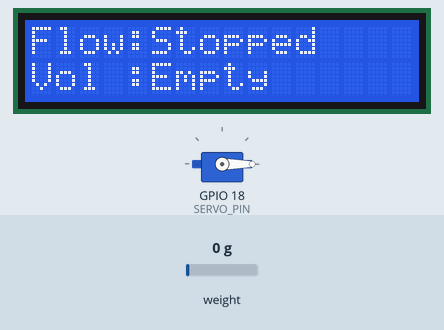
A sketch run on a simulated ESP32. Parts: 16×2 character LCD, servo. The test bench sets the inputs (shaded band); at power-on: weight on the scale 0 g. WiFi joins after 1.5 s; servers stay silent unless stated; uploads are accepted with an empty reply; what the sketch prints to the serial monitor is not drawn.

Above: at 13.5 s.
13.6 s: weight on the scale set to 2 g
At 18.9 s:
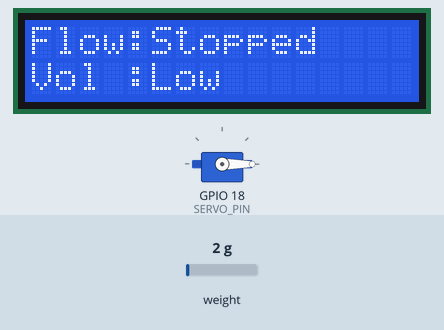
19.5 s: weight on the scale set to 1250 g
At 23.9 s:
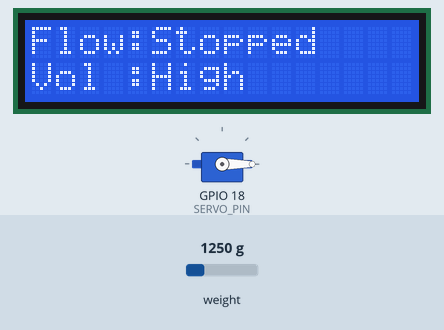
24.5 s: weight on the scale set to 206 g
At 29.0 s:
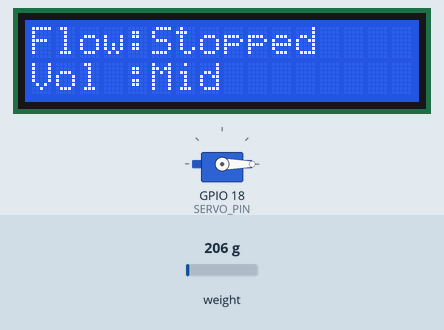
29.5 s: weight on the scale set to 100 g
At 34.0 s:
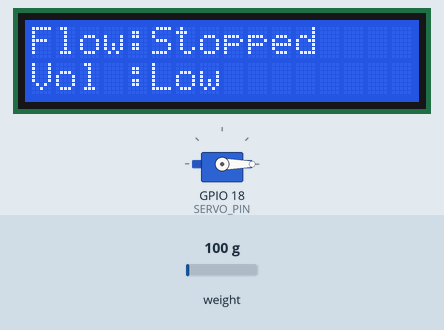
34.5 s: weight on the scale set to 2500 g
At 39.0 s:
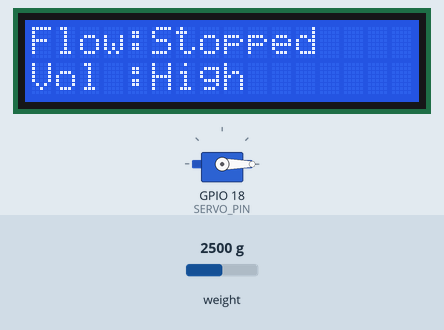
Timing chart, 0 to 40.5 s (numbered marks = the images above; inputs shaded):
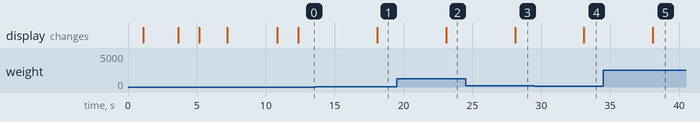

The sketch:

esp32_monitor.ino
```cpp
/*
 ╔══════════════════════════════════════════════════════════╗
 ║  IV DRIP MONITORING SYSTEM — ESP32 Firmware              ║
 ║  File: esp32_monitor.ino                                 ║
 ║                                                          ║
 ║  Hardware:                                               ║
 ║    - ESP32 DevKit v1 (or equivalent)                     ║
 ║    - HX711 Load Cell Amplifier + 1kg load cell           ║
 ║    - SG90 Servo Motor (clamp actuator)                   ║
 ║    - 16x2 I2C LCD Display (PCF8574 backpack)             ║
 ║                                                          ║
 ║  Libraries (install via Arduino Library Manager):        ║
 ║    - ArduinoJson  (Benoit Blanchon)                      ║
 ║    - HX711 Arduino Library (bogde)                       ║
 ║    - ESP32Servo                                          ║
 ║    - LiquidCrystal_I2C (Frank de Brabander)              ║
 ║                                                          ║
 ║  LCD Wiring (I2C):                                       ║
 ║    VCC  → 3.3V or 5V                                     ║
 ║    GND  → GND                                            ║
 ║    SDA  → GPIO 21  (ESP32 default I2C SDA)               ║
 ║    SCL  → GPIO 22  (ESP32 default I2C SCL)               ║
 ║                                                          ║
 ║  Flash:                                                  ║
 ║    Tools > Board > "ESP32 Dev Module"                    ║
 ║    Upload Speed: 115200                                  ║
 ╚══════════════════════════════════════════════════════════╝
*/

#include <WiFi.h>
#include <HTTPClient.h>
#include <ArduinoJson.h>
#include <HX711.h>
#include <ESP32Servo.h>
#include <Wire.h>
#include <LiquidCrystal_I2C.h>

// ── CONFIGURATION ─────────────────────────────────────────
// Update these before flashing!

const char* WIFI_SSID     = "YOUR_WIFI_SSID";
const char* WIFI_PASSWORD = "YOUR_WIFI_PASSWORD";

// Backend server IP — run `ipconfig` or `ifconfig` on your PC
const char* SERVER_IP     = "192.168.1.100";
const int   SERVER_PORT   = 5000;

// This ESP32's assigned patient ID in the database
const int   PATIENT_ID    = 1;
const char* DEVICE_ID     = "ESP32-001";

// ── BOTTLE CAPACITY ────────────────────────────────────────
// Fetched automatically from the backend at startup based on PATIENT_ID.
// Falls back to this default if the fetch fails (no WiFi, server down, etc.)
float MAX_WEIGHT_G = 500.0;  // runtime value — updated by fetchPatientConfig()

// ── PIN DEFINITIONS ────────────────────────────────────────
#define HX711_DATA_PIN   4    // DT pin of HX711
#define HX711_CLOCK_PIN  5    // SCK pin of HX711
#define SERVO_PIN        18   // Servo signal wire
// LCD I2C uses default ESP32 I2C pins: SDA=21, SCL=22

// ── LCD SETUP ──────────────────────────────────────────────
// Common I2C addresses: 0x27 or 0x3F
// If display is blank, try 0x3F
LiquidCrystal_I2C lcd(0x27, 16, 2);

// ── CALIBRATION ────────────────────────────────────────────
const float CALIBRATION_FACTOR = 420.0;  // adjust per your load cell

// ── TIMING ────────────────────────────────────────────────
const unsigned long POST_INTERVAL_MS = 5000;  // POST every 5 seconds
unsigned long lastPostTime = 0;

// ── OBJECTS ───────────────────────────────────────────────
HX711  scale;
Servo  clampServo;

// ── SERVO POSITIONS ───────────────────────────────────────
const int SERVO_OPEN_DEG   = 90;   // Flow allowed (clamp open)
const int SERVO_CLOSED_DEG = 0;    // Flow stopped (clamp closed)
String    currentServoState = "STOP";

// ── HELPERS ───────────────────────────────────────────────
String buildUrl(const char* path) {
  String url = "http://";
  url += SERVER_IP;
  url += ":";
  url += SERVER_PORT;
  url += path;
  return url;
}

// ── VOLUME LABEL ──────────────────────────────────────────
/**
 * Returns volume status label based on percentage:
 *   > 65%       → "High"
 *   > 35%–65%   → "Mid"
 *   1%–35%      → "Low"
 *   0%          → "Empty"
 */
String getVolumeLabel(float weightGrams) {
  float pct = (weightGrams / MAX_WEIGHT_G) * 100.0;
  if (pct <= 0.0)  return "Empty";
  if (pct <= 35.0) return "Low";
  if (pct <= 65.0) return "Mid";
  return "High";
}

// ── LCD UPDATE ────────────────────────────────────────────
/**
 * Line 0: Flow: Flowing  (or Stopped)
 * Line 1: Vol : High     (or Mid / Low / Empty)
 */
void updateLCD(float weightGrams) {
  // Determine flow status
  // Flow is "Stopped" if servo is closed OR bottle is empty
  bool bottleEmpty = (weightGrams <= 0.0);
  bool flowStopped = (currentServoState != "FLOW") || bottleEmpty;

  String flowLabel   = flowStopped ? "Stopped " : "Flowing ";
  String volumeLabel = getVolumeLabel(weightGrams);

  // Pad volume label to 5 chars so display stays clean
  while (volumeLabel.length() < 5) volumeLabel += " ";

  // ── Row 0: Flow status ──
  lcd.setCursor(0, 0);
  lcd.print("Flow:");
  lcd.print(flowLabel);   // "Flowing " or "Stopped "

  // ── Row 1: Volume status ──
  lcd.setCursor(0, 1);
  lcd.print("Vol :");
  lcd.print(volumeLabel);

  // Debug to serial
  Serial.print("[LCD] Flow=");
  Serial.print(flowLabel);
  Serial.print(" | Vol=");
  Serial.println(volumeLabel);
}

// ── SERVO STATE SETTER ────────────────────────────────────
void setServoState(const String& state) {
  if (state == currentServoState) return;  // no change, skip

  if (state == "FLOW") {
    clampServo.write(SERVO_OPEN_DEG);
    Serial.println("[Servo] → OPEN (FLOW)");
  } else {
    clampServo.write(SERVO_CLOSED_DEG);
    Serial.println("[Servo] → CLOSED (STOP)");
  }
  currentServoState = state;
}

// ── FETCH PATIENT CONFIG FROM BACKEND ─────────────────────
/**
 * Calls GET /api/patient/<PATIENT_ID> and reads the bottle_volume_ml field.
 * Your Flask route should return something like:
 *   { "patient_id": 1, "name": "John", "bottle_volume_ml": 1000, ... }
 *
 * bottle_volume_ml is treated as grams (1 ml saline ≈ 1 g).
 * Updates MAX_WEIGHT_G in place. Retries up to MAX_RETRIES times.
 */
void fetchPatientConfig() {
  const int MAX_RETRIES = 3;

  lcd.setCursor(0, 0);
  lcd.print("Fetching config ");
  lcd.setCursor(0, 1);
  lcd.print("from server...  ");

  for (int attempt = 1; attempt <= MAX_RETRIES; attempt++) {
    Serial.print("[Config] Fetching patient config, attempt ");
    Serial.println(attempt);

    HTTPClient http;
    String url = buildUrl("/api/patient/");
    url += PATIENT_ID;
    http.begin(url);
    http.addHeader("Content-Type", "application/json");

    int httpCode = http.GET();

    if (httpCode == HTTP_CODE_OK) {
      String response = http.getString();

      StaticJsonDocument<512> doc;
      DeserializationError err = deserializeJson(doc, response);

      if (!err && doc.containsKey("bottle_volume_ml")) {
        float volumeMl = doc["bottle_volume_ml"].as<float>();
        if (volumeMl > 0) {
          MAX_WEIGHT_G = volumeMl;  // 1 ml ≈ 1 g for saline/water
          Serial.print("[Config] MAX_WEIGHT_G set to ");
          Serial.print(MAX_WEIGHT_G, 0);
          Serial.println(" g from server.");

          lcd.setCursor(0, 0);
          lcd.print("Bottle size set!");
          lcd.setCursor(0, 1);
          lcd.print((int)MAX_WEIGHT_G);
          lcd.print("ml            ");
          delay(1500);

          http.end();
          return;  // success — exit early
        }
      } else {
        Serial.println("[Config] JSON parse error or missing 'bottle_volume_ml' key.");
      }
    } else {
      Serial.print("[Config] GET failed. HTTP code: ");
      Serial.println(httpCode);
    }

    http.end();
    delay(1000);  // wait before retry
  }

  // All retries failed — keep the default
  Serial.print("[Config] Could not fetch config. Using default MAX_WEIGHT_G = ");
  Serial.println(MAX_WEIGHT_G, 0);

  lcd.setCursor(0, 0);
  lcd.print("Config failed!  ");
  lcd.setCursor(0, 1);
  lcd.print("Using default   ");
  delay(1500);
}

// ── WIFI SETUP ─────────────────────────────────────────────
void connectWiFi() {
  Serial.print("[WiFi] Connecting to ");
  Serial.println(WIFI_SSID);

  // Show connecting status on LCD
  lcd.setCursor(0, 0);
  lcd.print("Connecting WiFi ");
  lcd.setCursor(0, 1);
  lcd.print("Please wait...  ");

  WiFi.begin(WIFI_SSID, WIFI_PASSWORD);

  int attempts = 0;
  while (WiFi.status() != WL_CONNECTED && attempts < 30) {
    delay(500);
    Serial.print(".");
    attempts++;
  }

  if (WiFi.status() == WL_CONNECTED) {
    Serial.println("\n[WiFi] Connected!");
    Serial.print("[WiFi] IP: ");
    Serial.println(WiFi.localIP());

    lcd.setCursor(0, 0);
    lcd.print("WiFi Connected! ");
    lcd.setCursor(0, 1);
    lcd.print(WiFi.localIP());
    delay(2000);
  } else {
    Serial.println("\n[WiFi] FAILED — check credentials. Continuing offline.");
    lcd.setCursor(0, 0);
    lcd.print("WiFi FAILED!    ");
    lcd.setCursor(0, 1);
    lcd.print("Offline mode... ");
    delay(2000);
  }
}

// ── POST SENSOR DATA TO FLASK ──────────────────────────────
void postSensorData(float weightGrams) {
  if (WiFi.status() != WL_CONNECTED) {
    Serial.println("[HTTP] Not connected — skipping POST");
    return;
  }

  HTTPClient http;
  String url = buildUrl("/api/sensor-data");
  http.begin(url);
  http.addHeader("Content-Type", "application/json");

  StaticJsonDocument<256> doc;
  doc["patient_id"] = PATIENT_ID;
  doc["weight_g"]   = (int)weightGrams;
  doc["flow_rate"]  = 42;      // ← TODO: compute from weight delta / time
  doc["device_id"]  = DEVICE_ID;

  String payload;
  serializeJson(doc, payload);

  Serial.print("[HTTP] POST → weight=");
  Serial.print(weightGrams, 1);
  Serial.println("g");

  int httpCode = http.POST(payload);

  if (httpCode == HTTP_CODE_OK) {
    String response = http.getString();

    StaticJsonDocument<256> resp;
    DeserializationError err = deserializeJson(resp, response);

    if (!err) {
      String servoCmd = resp["SERVO_STATE"].as<String>();
      Serial.print("[HTTP] Server says SERVO_STATE = ");
      Serial.println(servoCmd);
      setServoState(servoCmd);
    } else {
      Serial.println("[HTTP] JSON parse error in response");
    }
  } else {
    Serial.print("[HTTP] POST failed. HTTP code: ");
    Serial.println(httpCode);
  }

  http.end();
}

// ── SETUP ──────────────────────────────────────────────────
void setup() {
  Serial.begin(115200);
  delay(1000);
  Serial.println("══════════════════════════════════");
  Serial.println("  IV Drip Monitor — ESP32 Firmware");
  Serial.println("══════════════════════════════════");

  // LCD init
  Wire.begin(21, 22);       // SDA=21, SCL=22 (ESP32 defaults)
  lcd.init();
  lcd.backlight();
  lcd.clear();
  lcd.setCursor(0, 0);
  lcd.print("IV Drip Monitor ");
  lcd.setCursor(0, 1);
  lcd.print("Initializing... ");
  delay(1500);

  // Servo init
  ESP32PWM::allocateTimer(0);
  clampServo.setPeriodHertz(50);
  clampServo.attach(SERVO_PIN, 500, 2400);
  clampServo.write(SERVO_CLOSED_DEG);     // Start closed (safe default)
  Serial.println("[Servo] Initialized → CLOSED");

  // HX711 init
  scale.begin(HX711_DATA_PIN, HX711_CLOCK_PIN);
  scale.set_scale(CALIBRATION_FACTOR);
  scale.tare();
  Serial.println("[Scale] HX711 ready, tared to zero.");

  // WiFi
  connectWiFi();

  // Fetch bottle size from backend (sets MAX_WEIGHT_G automatically)
  if (WiFi.status() == WL_CONNECTED) {
    fetchPatientConfig();
  } else {
    Serial.println("[Config] Skipping config fetch — no WiFi.");
  }

  // Show initial state on LCD
  lcd.clear();
  updateLCD(0);
}

// ── MAIN LOOP (NON-BLOCKING) ───────────────────────────────
void loop() {
  unsigned long now = millis();

  // Reconnect WiFi if dropped
  if (WiFi.status() != WL_CONNECTED) {
    Serial.println("[WiFi] Reconnecting…");
    WiFi.reconnect();
    delay(3000);
    return;
  }

  // Non-blocking interval check
  if (now - lastPostTime >= POST_INTERVAL_MS) {
    lastPostTime = now;

    float weightGrams = 0;
    if (scale.is_ready()) {
      weightGrams = scale.get_units(5);
      if (weightGrams < 0) weightGrams = 0;

      Serial.print("[Scale] Weight = ");
      Serial.print(weightGrams, 2);
      Serial.println(" g");
    } else {
      Serial.println("[Scale] HX711 not ready — using last reading");
    }

    // Send to backend, get servo command
    postSensorData(weightGrams);

    // Update LCD with latest weight + servo state
    updateLCD(weightGrams);
  }

  yield();
}

/*
 ════════════════════════════════════════════════════
 LCD DISPLAY LAYOUT (16x2)
 ════════════════════════════════════════════════════

  Row 0: "Flow:Flowing    "  ← when servo = FLOW and liquid present
          "Flow:Stopped    "  ← when servo = STOP or bottle empty

  Row 1: "Vol :High       "  ← volume > 65%
          "Vol :Mid        "  ← volume 35%–65%
          "Vol :Low        "  ← volume 1%–35%
          "Vol :Empty      "  ← volume = 0

 ════════════════════════════════════════════════════
 VOLUME THRESHOLDS
 ════════════════════════════════════════════════════

  > 65% of MAX_WEIGHT_G  →  High
  > 35% of MAX_WEIGHT_G  →  Mid
    1% to 35%            →  Low
    = 0                  →  Empty

 ════════════════════════════════════════════════════
 FIRST-TIME SETUP GUIDE
 ════════════════════════════════════════════════════

 1. WIRING:
    HX711 → ESP32:
      VCC   → 3.3V
      GND   → GND
      DT    → GPIO 4
      SCK   → GPIO 5

    Load Cell → HX711:
      Red    → E+
      Black  → E-
      White  → A-
      Green  → A+

    Servo → ESP32:
      Signal → GPIO 18
      VCC    → 5V (external, not from ESP32 3.3V!)
      GND    → GND (shared with ESP32)

    LCD I2C → ESP32:
      VCC    → 3.3V or 5V
      GND    → GND
      SDA    → GPIO 21
      SCL    → GPIO 22

 2. LCD I2C ADDRESS:
    Default is 0x27. If display is blank/garbled, change to 0x3F:
      LiquidCrystal_I2C lcd(0x3F, 16, 2);
    To scan for the address, upload an I2C scanner sketch first.

 3. SET MAX_WEIGHT_G:
    Weigh your full IV bottle/bag and set MAX_WEIGHT_G to that value.
    Example: 500ml saline = ~500g → MAX_WEIGHT_G = 500.0

 4. CALIBRATION:
    a. Upload with any CALIBRATION_FACTOR.
    b. Open Serial Monitor at 115200 baud.
    c. Place a known weight (e.g. 200g) on the load cell.
    d. Divide known weight by reading to get factor.
    e. Update CALIBRATION_FACTOR and re-flash.

 5. FLASK ENDPOINT NEEDED:
    The ESP32 calls GET /api/patient/<patient_id> on startup.
    Your Flask route must return JSON with at least:
      { "bottle_volume_ml": 500 }   ← or 1000 for 1L, etc.

    Example Flask route to add:
      @app.route('/api/patient/<int:pid>', methods=['GET'])
      def get_patient(pid):
          patient = Patient.query.get(pid)
          return jsonify({
              "patient_id": patient.id,
              "name": patient.name,
              "bottle_volume_ml": patient.bottle_volume_ml
          })

    Make sure your Patient model/table has a bottle_volume_ml column
    (integer, values like 500 or 1000).

 6. LIBRARIES INSTALL:
    Sketch > Include Library > Manage Libraries…
    Search and install:
      - ArduinoJson (latest v6.x)
      - HX711 Arduino Library (by bogde)
      - ESP32Servo (by Kevin Harrington)
      - LiquidCrystal_I2C (by Frank de Brabander)

 ════════════════════════════════════════════════════
*/
```

Measured:
- the behaviour switches between 0 and 1 g on weight on the scale (found by bisection; images 0 and 1)
- after the input at 13.6 s, the display: changes after 4.5 s (image 1)
- after the input at 19.5 s, the display: changes after 3.6 s (image 2)
- after the input at 24.5 s, the display: changes after 3.6 s (image 3)
- after the input at 29.5 s, the display: changes after 3.6 s (image 4)
- after the input at 34.5 s, the display: changes after 3.6 s (image 5)
